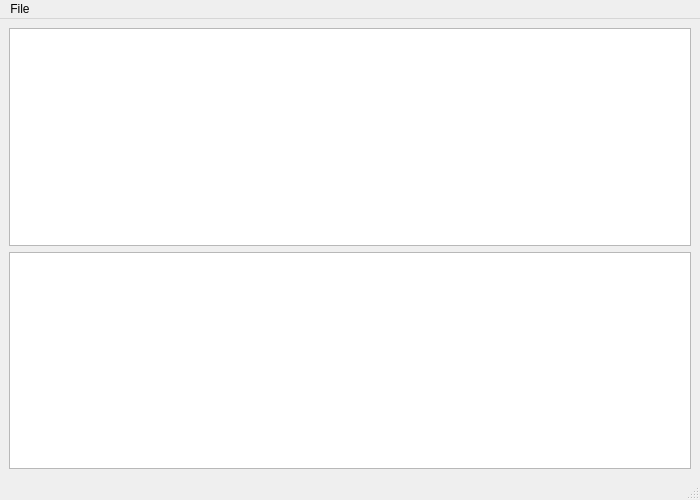
<?xml version="1.0" encoding="UTF-8"?>
<ui version="4.0">
 <class>Notepad</class>
 <widget class="QMainWindow" name="Notepad">
  <property name="geometry">
   <rect>
    <x>0</x>
    <y>0</y>
    <width>700</width>
    <height>500</height>
   </rect>
  </property>
  <property name="windowTitle">
   <string>Notepad</string>
  </property>
  <widget class="QWidget" name="centralwidget">
   <layout class="QVBoxLayout" name="verticalLayout">
    <item>
     <widget class="QTextEdit" name="textEdit"/>
    </item>
    <item>
     <widget class="QTableView" name="tableView"/>
    </item>
   </layout>
  </widget>
  <widget class="QStatusBar" name="statusbar"/>
  <widget class="QMenuBar" name="menuBar">
   <property name="geometry">
    <rect>
     <x>0</x>
     <y>0</y>
     <width>700</width>
     <height>25</height>
    </rect>
   </property>
   <widget class="QMenu" name="menuFile">
    <property name="title">
     <string>File</string>
    </property>
    <addaction name="actionNew"/>
    <addaction name="actionOpen"/>
    <addaction name="actionSave"/>
    <addaction name="actionSave_As"/>
   </widget>
   <addaction name="menuFile"/>
  </widget>
  <action name="actionNew">
   <property name="icon">
    <iconset theme="QIcon::ThemeIcon::DocumentNew"/>
   </property>
   <property name="text">
    <string>New</string>
   </property>
   <property name="toolTip">
    <string>Create new file</string>
   </property>
   <property name="shortcut">
    <string>Ctrl+N</string>
   </property>
  </action>
  <action name="actionOpen">
   <property name="icon">
    <iconset theme="QIcon::ThemeIcon::DocumentOpen"/>
   </property>
   <property name="text">
    <string>Open</string>
   </property>
   <property name="toolTip">
    <string>Open file</string>
   </property>
   <property name="shortcut">
    <string>Ctrl+O</string>
   </property>
  </action>
  <action name="actionSave">
   <property name="icon">
    <iconset theme="QIcon::ThemeIcon::DocumentSave"/>
   </property>
   <property name="text">
    <string>Save</string>
   </property>
   <property name="toolTip">
    <string>Save file</string>
   </property>
   <property name="shortcut">
    <string>Ctrl+S</string>
   </property>
  </action>
  <action name="actionSave_As">
   <property name="icon">
    <iconset theme="QIcon::ThemeIcon::DocumentSaveAs"/>
   </property>
   <property name="text">
    <string>Save As...</string>
   </property>
   <property name="toolTip">
    <string>Save file as...</string>
   </property>
   <property name="shortcut">
    <string>Ctrl+Shift+S</string>
   </property>
  </action>
 </widget>
 <resources/>
 <connections/>
</ui>
